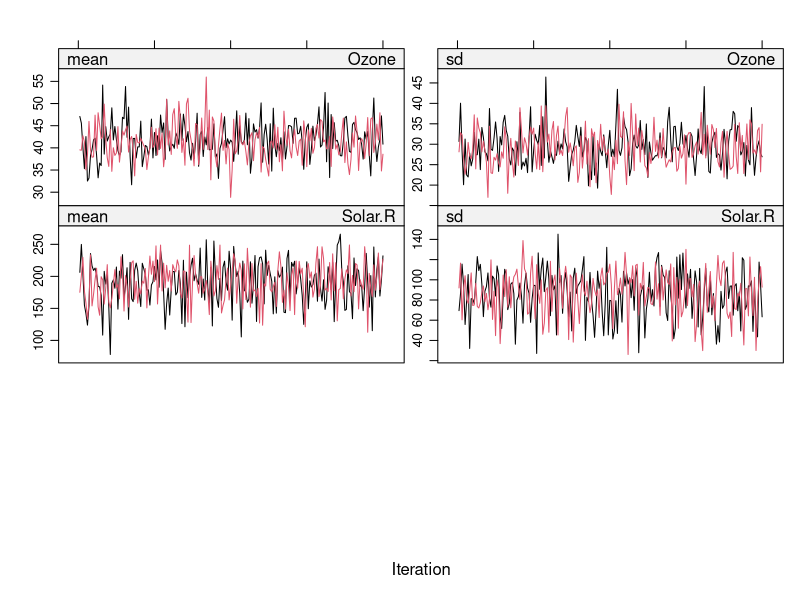
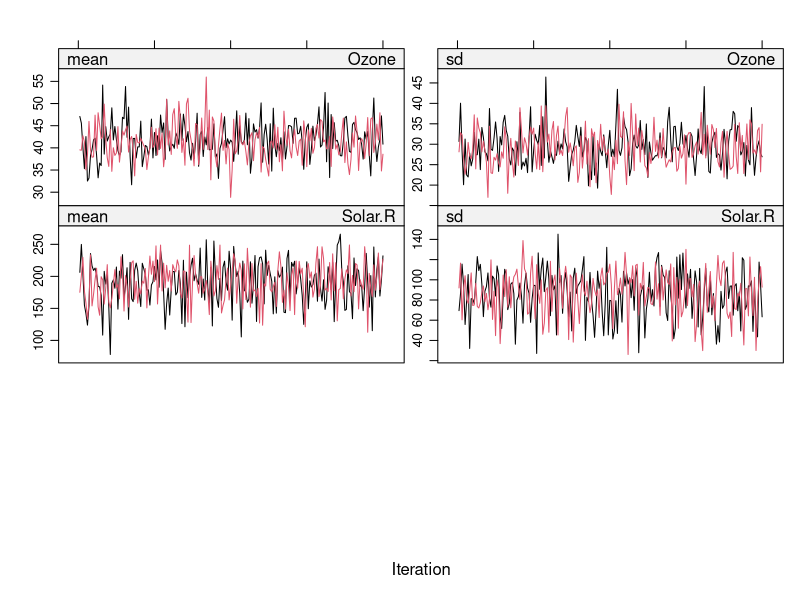
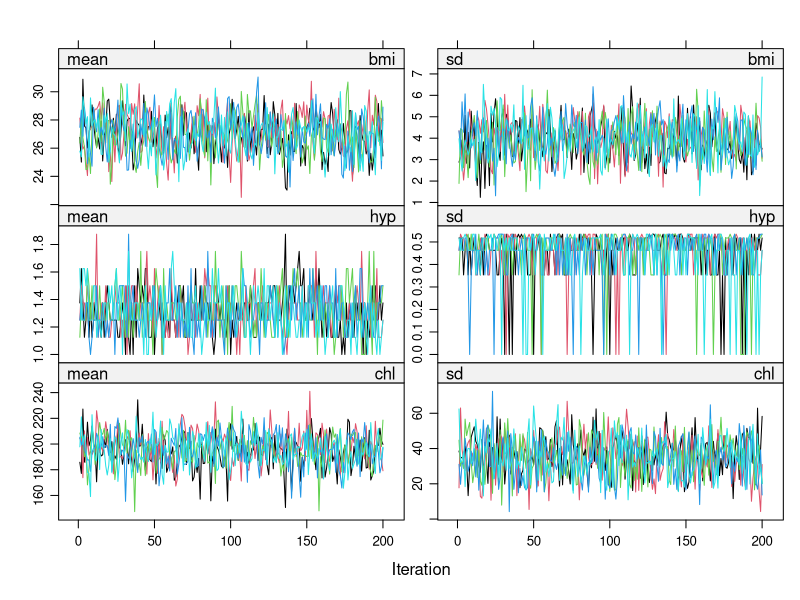

The R script that drew these images, in order:
# Single imputation

# Illustrative example: airquality
## Preprocessing
old_df <- airquality
View(old_df)
old_df$lnOzone = log(old_df$Ozone)
colSums(is.na(old_df))

# Locations of missing values
missing_ozone <- which(is.na(old_df$Ozone))
missing_solar <- which(is.na(old_df$Solar.R))

## Simple imputation - To check if there's no empty data for the regression model. If we do not have missing values, no need to do imputation at all.
old_df$Ozone[missing_ozone] <- mean(old_df$Ozone, na.rm = TRUE)
old_df$Solar.R[missing_solar] <- mean(old_df$Solar.R, na.rm = TRUE)

## Set convergence criteria
tolerance <- 1e-4 # 10^-4
max_iterations <- 200

## Iterative regression
for (i in 1:max_iterations) {
  if (i==1) {
    curr_df <- old_df
  }else{
    curr_df <- next_df
  }

  #### Regressions
  model_ozone <- lm(
    lnOzone ~ Solar.R + Wind + Temp + as.factor(Month) + as.factor(Day), data = curr_df
  )
  model_solar <- lm(
    Solar.R ~ Ozone + Wind + Temp + as.factor(Month) + as.factor(Day), data = curr_df
  )
  
  #### Updating data
  next_df = curr_df # intialization of next_df
  next_df$Ozone[missing_ozone] <- exp(predict(model_ozone, newdata = curr_df[missing_ozone, ])) # we're gonna just update missing values
  next_df$lnOzone = log(next_df$Ozone)
  
  next_df$Solar.R[missing_solar] <- predict(model_solar, newdata = curr_df[missing_solar, ])
  
  #### Check the mean squared difference
  diff <- sum((curr_df$Ozone - next_df$Ozone)^2 + (curr_df$Solar.R - next_df$Solar.R)^2) # sum is more restrictive compared to mean
  # cat("Iteration:", i, "Difference:", diff, "\n")
  if(diff < tolerance) {
    cat("Convergence achieved at iteration", i, "th iteration")
    break
  }
}

# Multiple imputation

# Illustrative example: airquality
## Using mice::mice() with default Bayesian regression models:
### Predictive mean matching (pmm, for numeric data)
### logistic regression (logreg, for factors with 2 levels)
### polytomous regression (polyreg, for unordered factor > 2 levels)
### proportional odds model for (polr, ordered factors > 2 levels)
library(mice)
old_df = airquality
summary(old_df)
# colSums(is.na(old_df))
imp_obj <- mice(
  old_df,
  m = 2, # number of imputed data sets, ppl prefer 5 for some reason
  maxit = 200,
  method = c("pmm","pmm","", "", "", ""),
  seed = 123
)

## Check convergence visually
### Each trajectory should stabilize and mix well over iterations
### No upward/downward trends = good convergence.
### Wiggly lines or divergence = possible convergence issues.
plot(imp_obj)
## Extracting imputed data
for (i in 1:imp_obj$m) {
  data_name <- paste0("data_imp_", i)
  assign(data_name, complete(imp_obj, i))
}
plot(imp_obj) # Check convergence again after extracting data

for (i in 1:imp_obj$m) {
  data_names <- paste0("data_imp_", i) # generating names of data
  assign(data_names, complete(imp_obj, i))
}

summary(data_imp_2) # Check the random imputed data

## Model fitting with imputed data - Analyze each imputed dataset separatelyz
fit <- with(
  data = imp_obj,
  exp = lm(log(Ozone) ~ log(Solar.R) + Wind + Temp + Month + Day)
)

# Pool the results using Rubin's rules
pooled <- pool(fit, rule = "rubin1987")
summary(pooled, conf.int = T) # Summarize the pooled result

# Illustrative example: mice::nhanes2
library(mice)
old_df <- nhanes2
colSums(is.na(nhanes2))
imp_obj <- mice(
  nhanes2,
  m = 5,
  maxit = 200,
  method = c("", "pmm", "logreg", "pmm"),
  # Predictive mean matching (pmm, for continuous data)
  # logistic regression (logreg, for factors with 2 levels)
  # polytomous regression (polyreg, for unordered factor > 2 levels)
  # proportional odds model for (polr, ordered factors > 2 levels)
  seed = 123
)

plot(imp_obj)
for (i in 1:imp_obj$m) {
  data_names <- paste0("data_imp_", i)
  assign(data_names, complete(imp_obj, i))
}

fit <- with(data = imp_obj, exp = lm(chl ~ age + bmi + hyp))
pooled <- pool(fit, rule = "rubin1987")
summary(pooled, conf.int = T)
